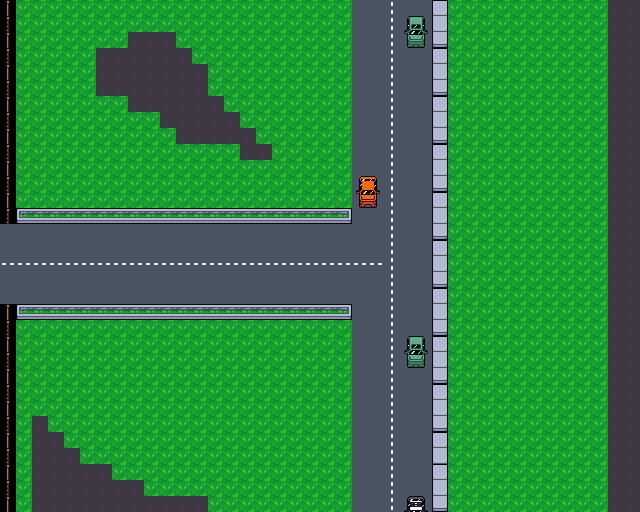

This is a level from a 2D game, rendered from its Tiled map with the project's own tilesets. A one-line summary and the map file follow, with tile-layer data summarised:
An orthogonal 40x32 tile map with 16x16 px tiles, 4 tile layers (Road, Grass, Fence, Cars), 5 tilesets.

<map version="1.10" tiledversion="1.10.1" orientation="orthogonal" renderorder="right-down" width="40" height="32" tilewidth="16" tileheight="16" infinite="0" nextlayerid="5" nextobjectid="1">
 <tileset firstgid="1" name="buildings" tilewidth="16" tileheight="16" tilecount="256" columns="16">
  <image source="Tile Set/buildings.png" width="256" height="256" />
 </tileset>
 <tileset firstgid="257" name="street" tilewidth="16" tileheight="16" tilecount="256" columns="16">
  <image source="Tile Set/street.png" width="256" height="256" />
 </tileset>
 <tileset firstgid="513" name="fences" tilewidth="16" tileheight="16" tilecount="256" columns="16">
  <image source="Tile Set/fences.png" width="256" height="256" />
 </tileset>
 <tileset firstgid="769" name="tileset4" tilewidth="16" tileheight="16" tilecount="1890" columns="70">
  <image source="Tile Set/tileset4.png" width="1132" height="439" />
 </tileset>
 <tileset firstgid="2659" name="vehicles" tilewidth="16" tileheight="16" tilecount="256" columns="16">
  <image source="Tile Set/vehicles.png" width="256" height="256" />
 </tileset>
 <layer id="1" name="Road" width="40" height="32">
  <data>[1280 cells, 302 non-empty, 6 distinct tile ids]</data>
 </layer>
 <layer id="3" name="Grass" width="40" height="32">
  <data>[1280 cells, 909 non-empty, 2 distinct tile ids]</data>
 </layer>
 <layer id="2" name="Fence" width="40" height="32">
  <data>[1280 cells, 69 non-empty, 5 distinct tile ids]</data>
 </layer>
 <layer id="4" name="Cars" width="40" height="32">
  <data>[1280 cells, 14 non-empty, 10 distinct tile ids]</data>
 </layer>
</map>
